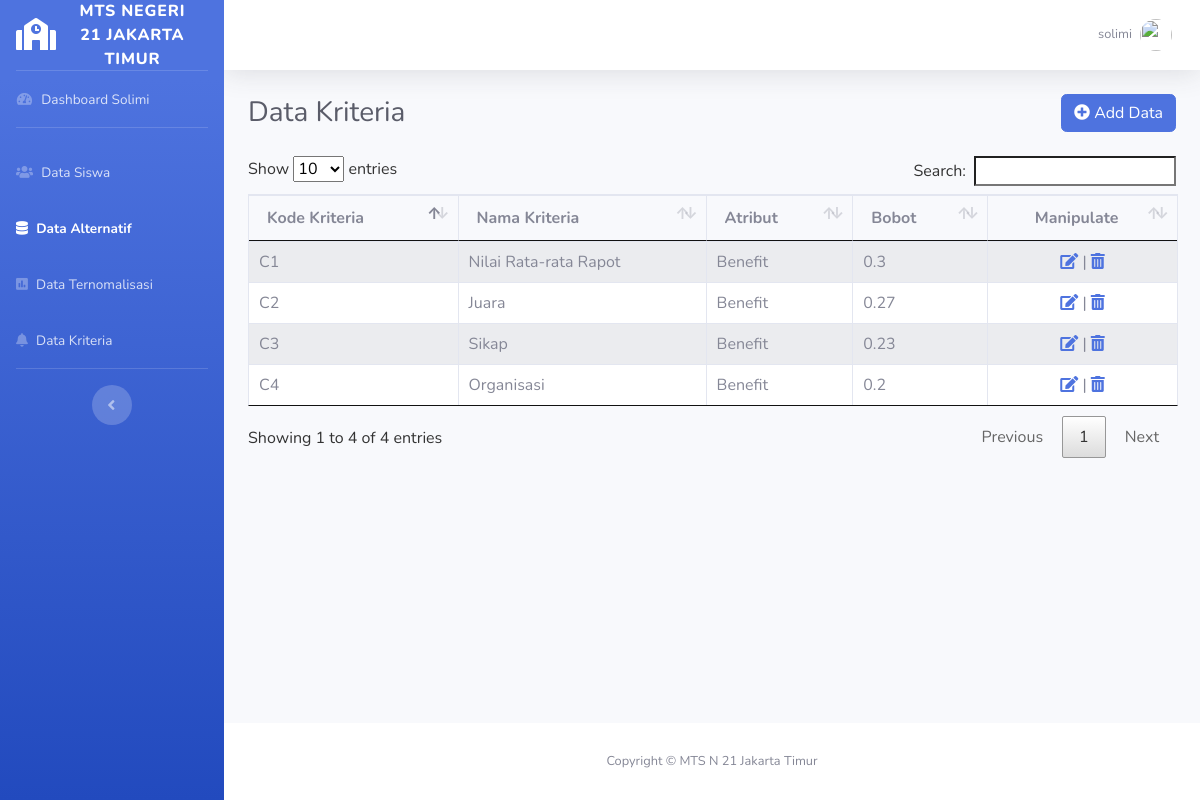
Screenshot of /kriteria.php (signed in) with the database file from the repository.
### tables this page shows
CREATE TABLE `kriteria` (
  `id_kriteria` int(11) NOT NULL,
  `kode_kriteria` varchar(30) DEFAULT NULL,
  `nama_kriteria` varchar(100) DEFAULT NULL,
  `atribut` varchar(50) DEFAULT NULL,
  `bobot` varchar(50) DEFAULT NULL
);

### kriteria.php (the view, shortened to what this page needs)
<?php
  include 'system/database.php';
 ?>
<!DOCTYPE html>
 <html lang="en">
<head>
  <link rel="stylesheet" type="text/css" href="css/dataTables.bootstrap4.min.css">
  <link rel="stylesheet" type="text/css" href="css/jquery.dataTables.css">
  <link href="vendor/fontawesome-free/css/all.min.css" rel="stylesheet" type="text/css">
  <link href="css/sb-admin-2.min.css" rel="stylesheet">
</head>
<body id="page-top">
  <div id="wrapper">
    <ul class="navbar-nav bg-gradient-primary sidebar sidebar-dark accordion" id="accordionSidebar">
      <a class="sidebar-brand d-flex align-items-center justify-content-center" href="index.html">
        <div class="sidebar-brand-icon">
          <i class="fas fa-school" style="color:#ffffff"></i>
        </div>
        <div class="sidebar-brand-text mx-3">MTS Negeri 21 Jakarta Timur</div>
      </a>
      <hr class="sidebar-divider my-0">
      <li class="nav-item">
        <a class="nav-link" href="dashboard.php">
          <i class="fas fa-fw fa-tachometer-alt"></i>
          <span>Dashboard Solimi</span></a>
      </li>
      <hr class="sidebar-divider">
      <li class="nav-item">
        <a class="nav-link" href="siswa.php">
          <i class="fas fa-users"></i>
          <span>Data Siswa</span></a>
      </li>
      <li class="nav-item active">
        <a class="nav-link" href="alternatif.php">
          <i class="fas fa-database"></i>
          <span>Data Alternatif</span></a>
      </li>
      <li class="nav-item">
        <a class="nav-link" href="hasil.php">
          <i class="fas fa-poll"></i>
          <span>Data Ternomalisasi</span></a>
      </li>
      <li class="nav-item">
        <a class="nav-link" href="kriteria.php">
          <i class="fas fa-bell"></i>
          <span>Data Kriteria</span></a>
      </li>
      <hr class="sidebar-divider d-none d-md-block">
      <div class="text-center d-none d-md-inline">
        <button class="rounded-circle border-0" id="sidebarToggle"></button>
      </div>
    </ul>
    <div id="content-wrapper" class="d-flex flex-column">
      <div id="content">
        <nav class="navbar navbar-expand navbar-light bg-white topbar mb-4 static-top shadow">
          <ul class="navbar-nav ml-auto">
            <li class="nav-item dropdown no-arrow">
              <a class="nav-link dropdown-toggle" href="#" id="userDropdown" role="button" data-toggle="dropdown" aria-haspopup="true" aria-expanded="false">
                <span class="mr-2 d-none d-lg-inline text-gray-600 small"><?php echo $_SESSION['username']; ?></span>
                <img class="img-profile rounded-circle" src="img/profile-admin.jpg">
              </a>
            </li>
          </ul>
        </nav>
        <div class="container-fluid">
          <div class="d-sm-flex align-items-center justify-content-between mb-4">
            <h1 class="h3 mb-0 text-gray-800">Data Kriteria</h1>
            <a href="" class="btn btn-primary" data-toggle="modal" data-target="#modal-tambah"><i class="fas fa-plus-circle"></i> Add Data</a>
          </div>
          <div class="row">
            <div class="col-md-12">
              <table id="myTable" class="table table-bordered table-striped table">
                <thead>
                  <tr>
                    <th>Kode Kriteria</th>
                    <th>Nama Kriteria</th>
                    <th>Atribut</th>
                    <th>Bobot</th>
                    <th class="text-center">Manipulate</th>
                  </tr>
                </thead>
                <tbody>
                  <?php
                    $query = mysqli_query($connection, "SELECT id_kriteria, kode_kriteria, nama_kriteria, atribut, bobot FROM kriteria");
                    while ($criteria = mysqli_fetch_array($query)) {
                   ?>
                  <tr >
                    <td><?php echo $criteria['kode_kriteria'] ?></td>
                    <td><?php echo $criteria['nama_kriteria'] ?></td>
                    <td><?php echo $criteria['atribut'] ?></td>
                    <td><?php echo $criteria['bobot'] ?></td>
                    <td class="text-center font color=black"><a href="kriteria.php?id_kriteria=<?php echo  $criteria['kode_kriteria'] ?>" data-toggle="modal" data-target="#modal-edit<?php echo $criteria['id_kriteria'] ?>"><i class='fas fa-edit'></i></a> | <a href="hapus_kriteria.php?id_kriteria=<?php echo $criteria['id_kriteria'] ?>"><i class='fas fa-trash-alt'></i></a></td>
                  </tr>
                  <?php
                    }
                   ?>
                </tbody>
              </table>
            </div>
          </div>
        </div>
      </div>
      <footer class="sticky-footer bg-white">
        <div class="container my-auto">
          <div class="copyright text-center my-auto">
            <span>Copyright &copy; MTS N 21 Jakarta Timur</span>
          </div>
        </div>
      </footer>
    </div>
  </div>
</body>
</html>

### rows the page displays
kriteria: kode_kriteria "C1", nama_kriteria "Nilai Rata-rata Rapot", atribut "Benefit", bobot "0.3"
kriteria: kode_kriteria "C2", nama_kriteria "Juara", atribut "Benefit", bobot "0.27"
kriteria: kode_kriteria "C3", nama_kriteria "Sikap", atribut "Benefit", bobot "0.23"
kriteria: kode_kriteria "C4", nama_kriteria "Organisasi", atribut "Benefit", bobot "0.2"

### other values shown
$_SESSION['username'] "solimi"
